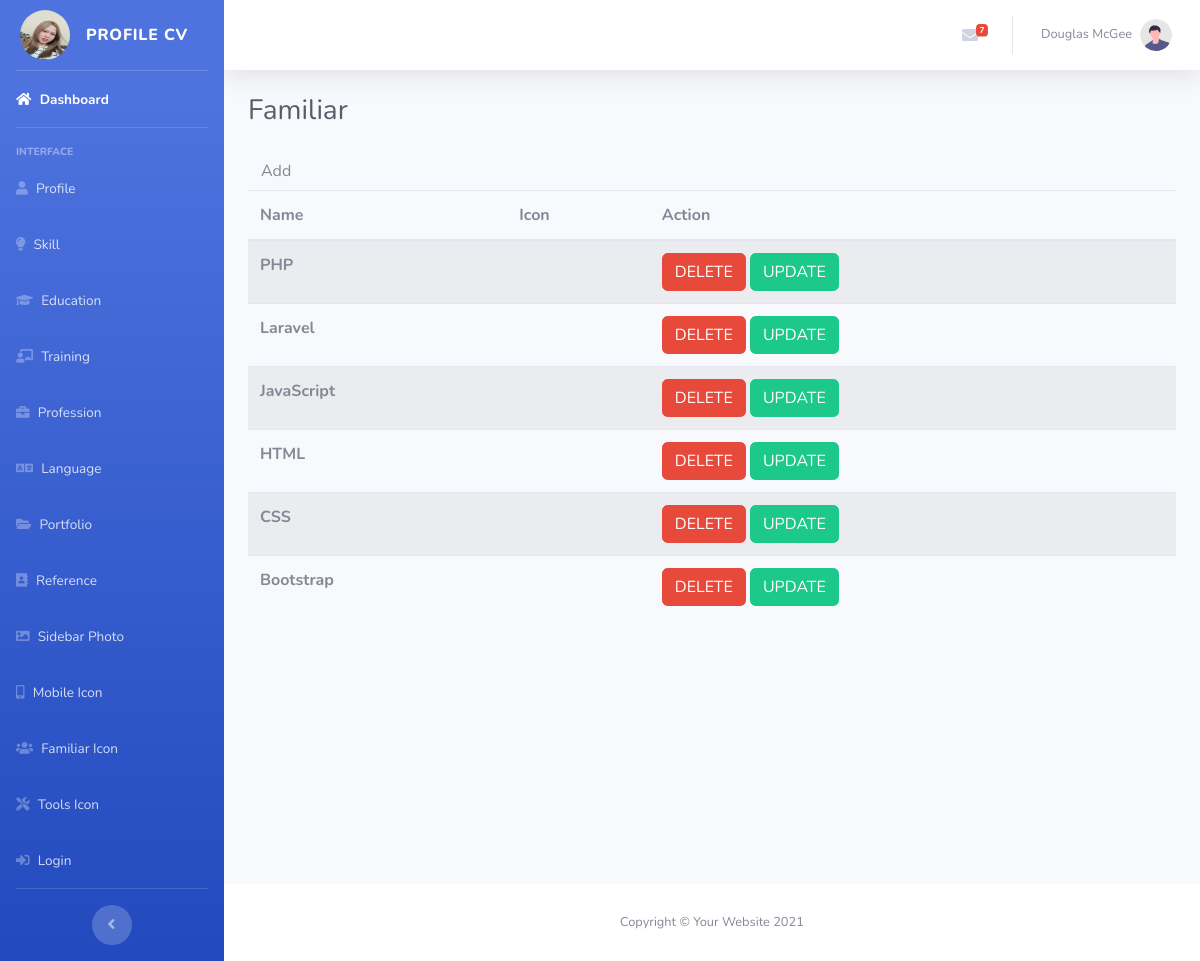
Screenshot of /tabel_familiar.php (signed in) with the database file from the repository.
### tables this page shows
CREATE TABLE `familiar` (
  `id_familiar` int NOT NULL,
  `nama` varchar(300) NOT NULL,
  `icon` varchar(300) NOT NULL
);

### tabel_familiar.php (the view, shortened to what this page needs)
<?php
include "connection.php";
$select_familiar = mysqli_query($koneksi, "SELECT * FROM familiar");
?>
<?php include "header.php" ?>
<body id="page-top">
    <div id="wrapper">
        <?php include "sidebar.php" ?>
        <div id="content-wrapper" class="d-flex flex-column">
            <div id="content">
                <?php include "topbar.php" ?>
                <div class="container-fluid">
                    <div class="d-sm-flex align-items-center justify-content-between mb-4">
                        <h1 class="h3 mb-0 text-gray-800">Familiar</h1>
                    </div>
                    <a href="form_familiar.php" class="btn btn-info-mb-2">Add</a>
                    <table class="table table-striped">
                        <thead>
                            <tr>
                                <th scope="col">Name</th>
                                <th scope="col">Icon</th>
                                <th scope="col">Action</th>
                            </tr>
                        </thead>
                        <tbody>
                        <?php
                    while ($tampil = mysqli_fetch_object
                    ($select_familiar)) :
                    ?>
                        <tr>
                            <th scope="row"><?php echo
                            $tampil->nama; ?></th>
                        <td>
                        </td>
                    <td>
                    <a href="delete_familiar.php?id_familiar=<?php echo $tampil->id_familiar; ?>"
                    class="btn btn-danger"
                    onclick="return confirm
                    ('Confirm to delete?')
                    ">DELETE</a>
                    <a href="update_form_familiar.php
                    ?id_familiar=<?php echo
                    $tampil->id_familiar; ?>"
                    class="btn
                    btn-success">UPDATE</a>
                    </td>
                        </tr>
                <?php endwhile ?>
                        </tbody>
                    </table>
                </div>
            </div>
            <?php include "footer.php" ?>
        </div>
    </div>
    <?php include "bottom.php" ?>

### rows the page displays
familiar: nama "PHP"
familiar: nama "Laravel"
familiar: nama "JavaScript"
familiar: nama "HTML"
familiar: nama "CSS"
familiar: nama "Bootstrap"
